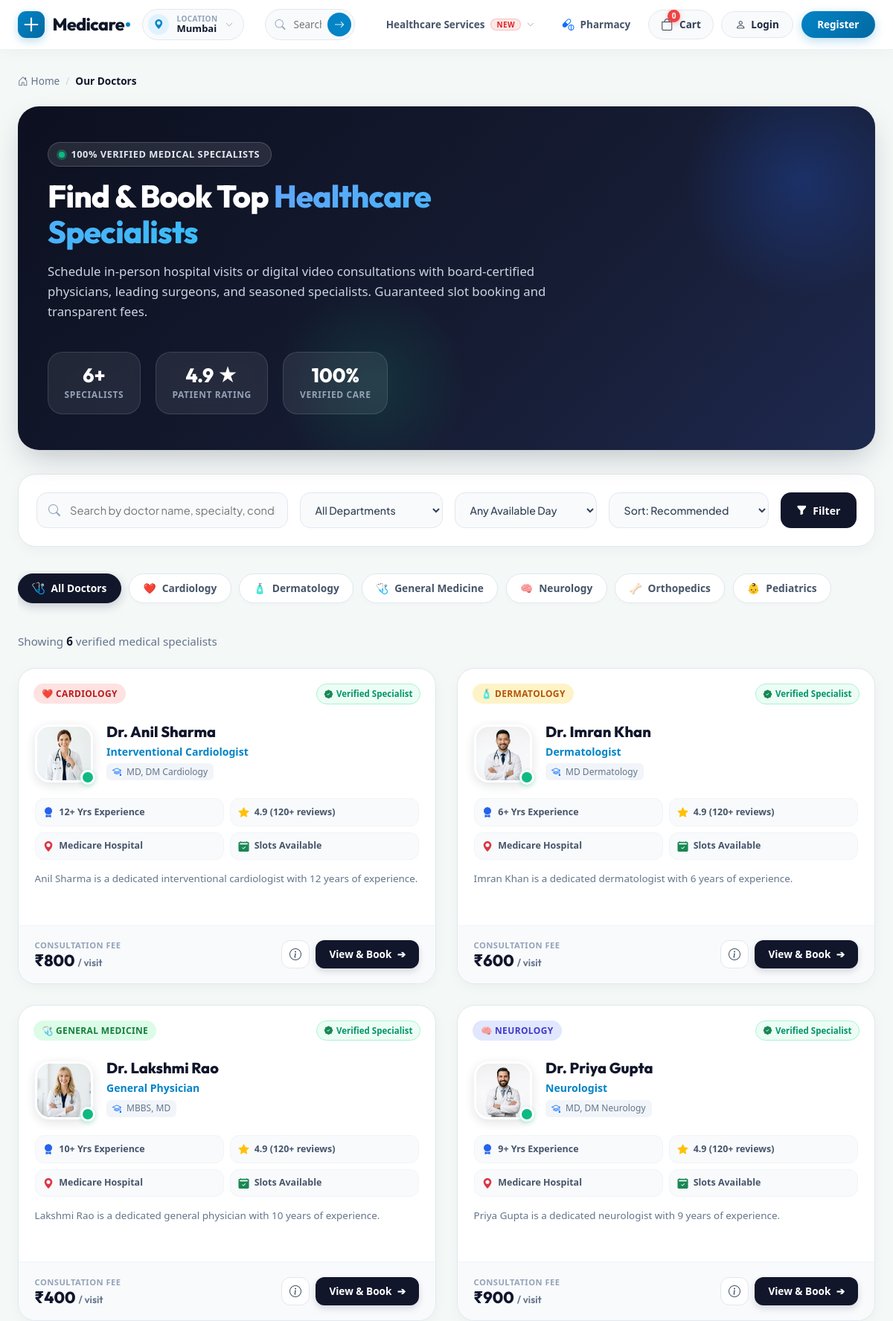
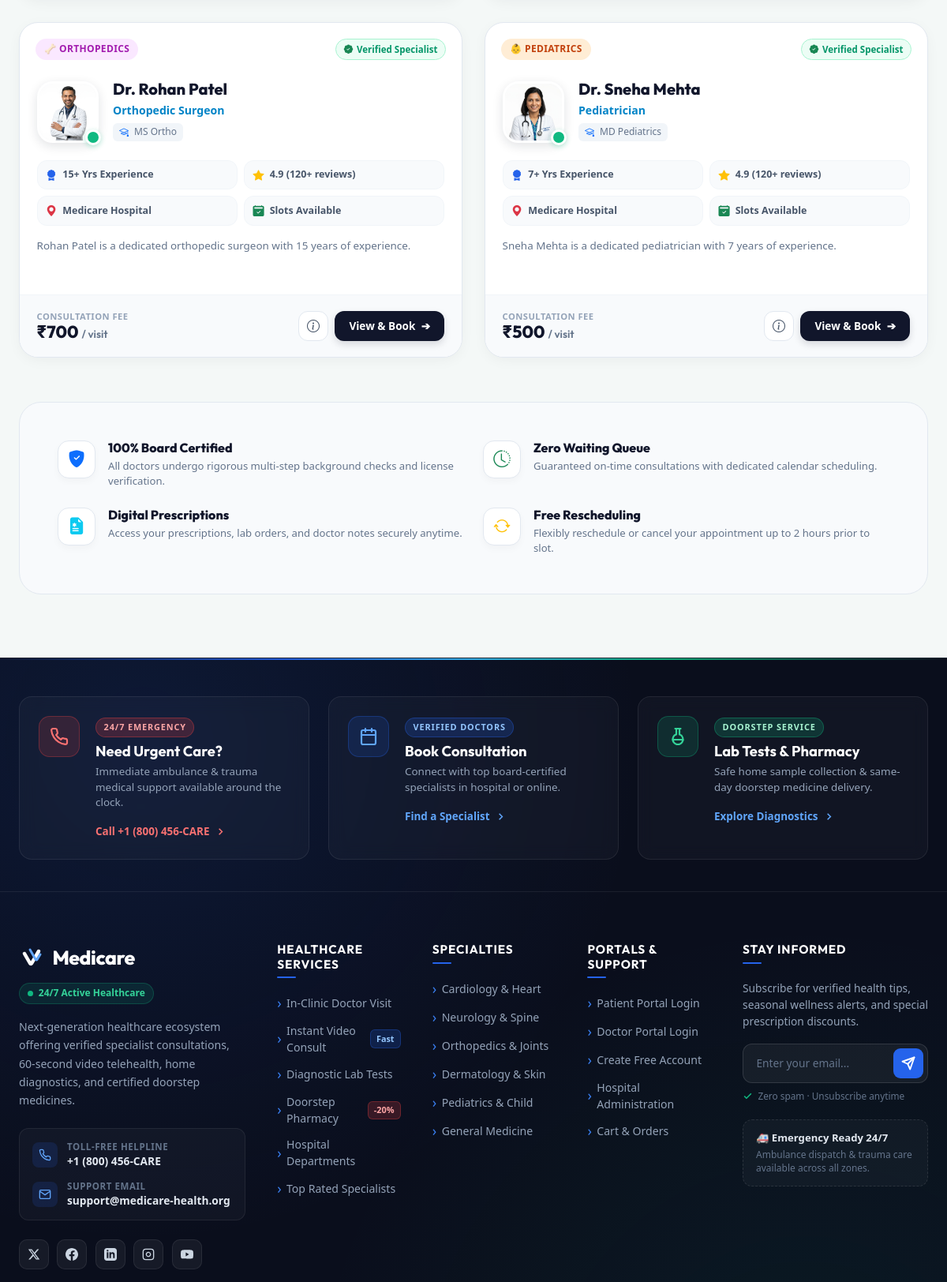
The app's page /doctors/ (upper part) with its own data (2 pictures, top to bottom).
### departments/models.py (models this page shows, shortened)
class Department(models.Model):
    name = models.CharField(max_length=100, unique=True)
    description = models.TextField(blank=True)
    icon = models.CharField(max_length=50, blank=True, help_text="Emoji or short icon label, e.g. 'heart'")
    is_active = models.BooleanField(default=True)
    class Meta:
        ordering = ['name']

### doctors/models.py (models this page shows, shortened)
class Doctor(models.Model):
    user = models.OneToOneField(settings.AUTH_USER_MODEL, on_delete=models.CASCADE, related_name='doctor_profile')
    department = models.ForeignKey(Department, on_delete=models.SET_NULL, null=True, related_name='doctors')
    specialization = models.CharField(max_length=150)
    qualification = models.CharField(max_length=255, blank=True)
    experience_years = models.PositiveIntegerField(default=0)
    consultation_fee = models.DecimalField(max_digits=8, decimal_places=2, default=0)
    bio = models.TextField(blank=True)
    is_active = models.BooleanField(default=True)
    class Meta:
        ordering = ['user__first_name']
    @property
    def get_photo_url(self):
        if hasattr(self, 'user') and self.user:
            return self.user.get_avatar_url()
        from django.templatetags.static import static
        return static('images/doc_1.jpg')

### accounts/models.py (models this page shows, shortened)
class User(AbstractUser):
    class Role(models.TextChoices):
        ADMIN = 'ADMIN', 'Admin'
        DOCTOR = 'DOCTOR', 'Doctor'
        PATIENT = 'PATIENT', 'Patient'
    role = models.CharField(max_length=10, choices=Role.choices, default=Role.PATIENT)
    phone = models.CharField(max_length=20, blank=True)
    address = models.CharField(max_length=255, blank=True)
    date_of_birth = models.DateField(null=True, blank=True)
    profile_picture = models.ImageField(upload_to='profile_pics/', null=True, blank=True)
    is_email_verified = models.BooleanField(default=True, help_text="Designates whether this user has verified their email.")
    def get_avatar_url(self):
        import os
        from django.conf import settings
        from django.templatetags.static import static
        static_map = {
            'drsharma': 'images/doc_1.jpg',
            'drkhan': 'images/doc_2.jpg',
            'drrao': 'images/doc_3.jpg',
            'drgupta': 'images/doc_4.jpg',
            'drpatel': 'images/doc_5.jpg',
            'drmehta': 'images/doc_6.jpg',
        }
        if self.username in static_map:
            return static(static_map[self.username])

### doctors/views.py (the view, shortened to what this page needs)
# urls.py: path('', views.doctor_list, name='list'),
def doctor_list(request):
    doctors = Doctor.objects.filter(is_active=True).select_related('user', 'department')
    query = request.GET.get('q', '').strip()
    department_id = request.GET.get('department', '').strip()
    day_of_week = request.GET.get('day', '').strip()
    max_fee = request.GET.get('max_fee', '').strip()
    sort_by = request.GET.get('sort', '').strip()
    if department_id:
        doctors = doctors.filter(department_id=department_id)
    if day_of_week:
        doctors = doctors.filter(availabilities__day_of_week=day_of_week).distinct()
    if max_fee:
        try:
            doctors = doctors.filter(consultation_fee__lte=float(max_fee))
        except ValueError:
            pass
    if sort_by == 'fee_low':
        doctors = doctors.order_by('consultation_fee')
    elif sort_by == 'fee_high':
        doctors = doctors.order_by('-consultation_fee')
    elif sort_by == 'experience':
        doctors = doctors.order_by('-experience_years')
    else:
        doctors = doctors.order_by('user__first_name', 'user__last_name')
    paginator = Paginator(doctors, 9)
    page_number = request.GET.get('page')
    page_obj = paginator.get_page(page_number)
    departments = Department.objects.filter(is_active=True)
    return render(request, 'doctors/doctor_list.html', {
        'page_obj': page_obj,
        'doctors': page_obj,
        'departments': departments,
        'days_of_week': DAYS_OF_WEEK,
        'selected_department': department_id,
        'selected_day': day_of_week,
        'selected_max_fee': max_fee,
        'selected_sort': sort_by,
        'query': query,
        'total_doctors': paginator.count,
    })

### templates/doctors/doctor_list.html (shortened to what this page needs)
{% extends 'base.html' %}
{% load static %}
{% block content %}
<section class="mc-doc-directory-page">
  <nav class="mc-breadcrumb" aria-label="breadcrumb">
    <a href="{% url 'core:home' %}"><i class="bi bi-house-door me-1"></i>Home</a>
    <span class="separator">/</span>
    <span class="current">Our Doctors</span>
  </nav>
  <div class="mc-doc-hero">
    <div class="mc-doc-hero-content">
      <div class="mc-doc-hero-left">
        <div class="mc-doc-hero-badge">
          <span class="pulse-dot"></span>
          <span>100% VERIFIED MEDICAL SPECIALISTS</span>
        </div>
        <h1 class="mc-doc-hero-title">
          Find & Book Top <span>Healthcare Specialists</span>
        </h1>
        <p class="mc-doc-hero-desc">
          Schedule in-person hospital visits or digital video consultations with board-certified physicians, leading surgeons, and seasoned specialists. Guaranteed slot booking and transparent fees.
        </p>
      </div>
      <div class="mc-doc-hero-stats">
        <div class="mc-doc-stat-pill">
          <div class="mc-doc-stat-num">{{ total_doctors|default:"6" }}+</div>
          <div class="mc-doc-stat-label">Specialists</div>
        </div>
        <div class="mc-doc-stat-pill">
          <div class="mc-doc-stat-num">4.9 ★</div>
          <div class="mc-doc-stat-label">Patient Rating</div>
        </div>
        <div class="mc-doc-stat-pill">
          <div class="mc-doc-stat-num">100%</div>
          <div class="mc-doc-stat-label">Verified Care</div>
        </div>
      </div>
    </div>
  </div>
  <div class="mc-doc-filter-panel">
    <form method="get" action="{% url 'doctors:list' %}" class="mc-doc-filter-form" id="doctorFilterForm">
      <div class="mc-filter-input-wrap">
        <input
          type="text"
          name="q"
          class="mc-filter-input"
          placeholder="Search by doctor name, specialty, condition, qualification..."
          value="{{ query|default:'' }}"
        >
      </div>
      <select name="department" class="mc-filter-select" onchange="document.getElementById('doctorFilterForm').submit()">
        <option value="">All Departments</option>
      </select>
      <select name="day" class="mc-filter-select" onchange="document.getElementById('doctorFilterForm').submit()">
        <option value="">Any Available Day</option>
      </select>
      <select name="sort" class="mc-filter-select" onchange="document.getElementById('doctorFilterForm').submit()">
        <option value="">Sort: Recommended</option>
      </select>
      <div class="mc-filter-btn-group">
        <button type="submit" class="mc-filter-submit-btn">
          <i class="bi bi-funnel-fill"></i>
          <span>Filter</span>
        </button>
      </div>
    </form>
  </div>
  <div class="mc-dept-pills-bar">
    <a href="{% url 'doctors:list' %}" class="mc-dept-pill {% if not selected_department %}active{% endif %}">
      <span class="mc-pill-emoji">🩺</span>
      <span>All Doctors</span>
    </a>
    {% for dept in departments %}
      <a
        href="{% url 'doctors:list' %}?department={{ dept.pk }}{% if query %}&q={{ query }}{% endif %}{% if selected_sort %}&sort={{ selected_sort }}{% endif %}"
        class="mc-dept-pill {% if selected_department == dept.pk|stringformat:'s' %}active{% endif %}"
      >
        <span class="mc-pill-emoji">
          {% if 'cardio' in dept.name|lower %}❤️
          {% elif 'neuro' in dept.name|lower %}🧠
          {% elif 'ortho' in dept.name|lower %}🦴
          {% elif 'pediat' in dept.name|lower %}👶
          {% elif 'derma' in dept.name|lower %}🧴
          {% elif 'general' in dept.name|lower %}🩺
          {% elif dept.icon %}{{ dept.icon }}
          {% else %}🏥{% endif %}
        </span>
        <span>{{ dept.name }}</span>
      </a>
    {% endfor %}
  </div>
  <div class="mc-results-meta-row">
    <div class="mc-results-count">
      Showing <strong>{{ total_doctors }}</strong> verified medical specialist{{ total_doctors|pluralize }}
    </div>
  </div>
  {% if doctors %}
    <div class="mc-doc-grid-v2">
      {% for doctor in doctors %}
        <article class="mc-doc-card-v2">
          <div class="mc-doc-card-header">
            <span class="mc-doc-dept-badge {% if 'cardio' in doctor.department.name|lower %}cardiology{% elif 'neuro' in doctor.department.name|lower %}neurology{% elif 'ortho' in doctor.department.name|lower %}orthopedics{% elif 'pediat' in doctor.department.name|lower %}pediatrics{% elif 'derma' in doctor.department.name|lower %}dermatology{% else %}general{% endif %}">
              {% if 'cardio' in doctor.department.name|lower %}❤️
              {% elif 'neuro' in doctor.department.name|lower %}🧠
              {% elif 'ortho' in doctor.department.name|lower %}🦴
              {% elif 'pediat' in doctor.department.name|lower %}👶
              {% elif 'derma' in doctor.department.name|lower %}🧴
              {% else %}🩺{% endif %}
              {{ doctor.department.name }}
            </span>
            <span class="mc-doc-verified-badge">
              <i class="bi bi-patch-check-fill text-success"></i>
              <span>Verified Specialist</span>
            </span>
          </div>
          <div class="mc-doc-card-body">
            <div class="mc-doc-identity-row">
              <div class="mc-doc-avatar-container">
                <img
                  src="{{ doctor.get_photo_url }}"
                  alt="Dr. {{ doctor.user.get_full_name }}"
                  class="mc-doc-avatar-photo"
                  onerror="this.onerror=null; this.src='{% static 'images/doc_1.jpg' %}';"
                >
                <span class="mc-doc-online-badge" title="Active & Available"></span>
              </div>
              <div class="mc-doc-name-wrap">
                <a href="{% url 'doctors:detail' doctor.pk %}" class="mc-doc-name" title="Dr. {{ doctor.user.get_full_name }}">
                  Dr. {{ doctor.user.get_full_name }}
                </a>
                <div class="mc-doc-specialty">{{ doctor.specialization }}</div>
                <div class="mc-doc-qualification">
                  <i class="bi bi-mortarboard me-1 text-primary"></i>
                  {{ doctor.qualification|default:"MBBS, Specialist MD" }}
                </div>
              </div>
            </div>
            <div class="mc-doc-features-grid">
              <div class="mc-doc-feature-pill">
                <i class="bi bi-award-fill"></i>
                <span>{{ doctor.experience_years }}+ Yrs Experience</span>
              </div>
              <div class="mc-doc-feature-pill">
                <i class="bi bi-star-fill text-warning"></i>
                <span>4.9 (120+ reviews)</span>
              </div>
              <div class="mc-doc-feature-pill">
                <i class="bi bi-geo-alt-fill text-danger"></i>
                <span>Medicare Hospital</span>
              </div>
              <div class="mc-doc-feature-pill">
                <i class="bi bi-calendar2-check-fill text-success"></i>
                <span>Slots Available</span>
              </div>
            </div>
            <div class="mc-doc-bio-snippet">
              {{ doctor.bio|default:"Dedicated specialist delivering comprehensive clinical diagnostic consultations, personalized patient therapy programs, and modern evidence-based healthcare." }}
            </div>
          </div>
          <div class="mc-doc-card-footer-v2">
            <div class="mc-doc-fee-stack">
              <span class="mc-doc-fee-prefix">Consultation Fee</span>
              <div class="mc-doc-fee-amount">
                ₹{{ doctor.consultation_fee|floatformat:0 }}
                <small>/ visit</small>
              </div>
            </div>
            <div class="mc-doc-card-actions">
              <a href="{% url 'doctors:detail' doctor.pk %}" class="mc-doc-btn-view" title="View Full Clinical Profile & Schedule">
                <i class="bi bi-info-circle"></i>
              </a>
              {% if user.is_authenticated and user.is_patient_role %}
                <a href="{% url 'appointments:book' doctor.pk %}" class="mc-doc-btn-book">
                  <span>Book Appointment</span>
                  <span class="arrow">➔</span>
                </a>
              {% else %}
                <a href="{% url 'doctors:detail' doctor.pk %}" class="mc-doc-btn-book">
                  <span>View & Book</span>
                  <span class="arrow">➔</span>
                </a>
              {% endif %}
            </div>
          </div>
        </article>
      {% endfor %}
    </div>
  {% endif %}
  <div class="mc-trust-grid">
    <div class="mc-trust-card">
      <div class="mc-trust-icon text-primary">
        <i class="bi bi-shield-fill-check"></i>
      </div>
      <div class="mc-trust-info">
        <h5>100% Board Certified</h5>
        <p>All doctors undergo rigorous multi-step background checks and license verification.</p>
      </div>
    </div>
    <div class="mc-trust-card">
      <div class="mc-trust-icon text-success">
        <i class="bi bi-clock-history"></i>
      </div>
      <div class="mc-trust-info">
        <h5>Zero Waiting Queue</h5>
        <p>Guaranteed on-time consultations with dedicated calendar scheduling.</p>
      </div>
    </div>
    <div class="mc-trust-card">
      <div class="mc-trust-icon text-info">
        <i class="bi bi-file-earmark-medical-fill"></i>
      </div>
      <div class="mc-trust-info">
        <h5>Digital Prescriptions</h5>
        <p>Access your prescriptions, lab orders, and doctor notes securely anytime.</p>
      </div>
    </div>
    <div class="mc-trust-card">
      <div class="mc-trust-icon text-warning">
        <i class="bi bi-arrow-repeat"></i>
      </div>
      <div class="mc-trust-info">
        <h5>Free Rescheduling</h5>
        <p>Flexibly reschedule or cancel your appointment up to 2 hours prior to slot.</p>
      </div>
    </div>
  </div>
</section>
{% endblock %}

### static/css/style.css (style rules this page uses)
:root { --primary: #0f766e; --primary-dark: #0b5a54; --accent: #2563eb; --bg-soft: #f4f8f7; --text-dark: #16302d; }
body { background-color: var(--bg-soft); font-family: 'Segoe UI', Roboto, -apple-system, sans-serif; color: var(--text-dark); }

### records on screen
Department: name "Cardiology"
Department: name "Dermatology"
Department: name "General Medicine"
Department: name "Neurology"
Department: name "Orthopedics"
Department: name "Pediatrics"
Doctor: department.name "CARDIOLOGY", shows a picture, user.get_full_name "Anil Sharma", specialization "Interventional Cardiologist", qualification "MD, DM Cardiology", experience_years "12", bio "Anil Sharma is a dedicated interventional cardiologist with 12 years of experience.", consultation_fee "800"
Doctor: department.name "DERMATOLOGY", shows a picture, user.get_full_name "Imran Khan", specialization "Dermatologist", qualification "MD Dermatology", experience_years "6", bio "Imran Khan is a dedicated dermatologist with 6 years of experience.", consultation_fee "600"
Doctor: department.name "GENERAL MEDICINE", shows a picture, user.get_full_name "Lakshmi Rao", specialization "General Physician", qualification "MBBS, MD", experience_years "10", bio "Lakshmi Rao is a dedicated general physician with 10 years of experience.", consultation_fee "400"
Doctor: department.name "NEUROLOGY", shows a picture, user.get_full_name "Priya Gupta", specialization "Neurologist", qualification "MD, DM Neurology", experience_years "9", bio "Priya Gupta is a dedicated neurologist with 9 years of experience.", consultation_fee "900"
Doctor: department.name "ORTHOPEDICS", shows a picture, user.get_full_name "Rohan Patel", specialization "Orthopedic Surgeon", qualification "MS Ortho", experience_years "15", bio "Rohan Patel is a dedicated orthopedic surgeon with 15 years of experience.", consultation_fee "700"
Doctor: department.name "PEDIATRICS", shows a picture, user.get_full_name "Sneha Mehta", specialization "Pediatrician", qualification "MD Pediatrics", experience_years "7", bio "Sneha Mehta is a dedicated pediatrician with 7 years of experience.", consultation_fee "500"

### other values on screen
{{ total_doctors|default:"6" }} "6"
{{ total_doctors }} "6"
